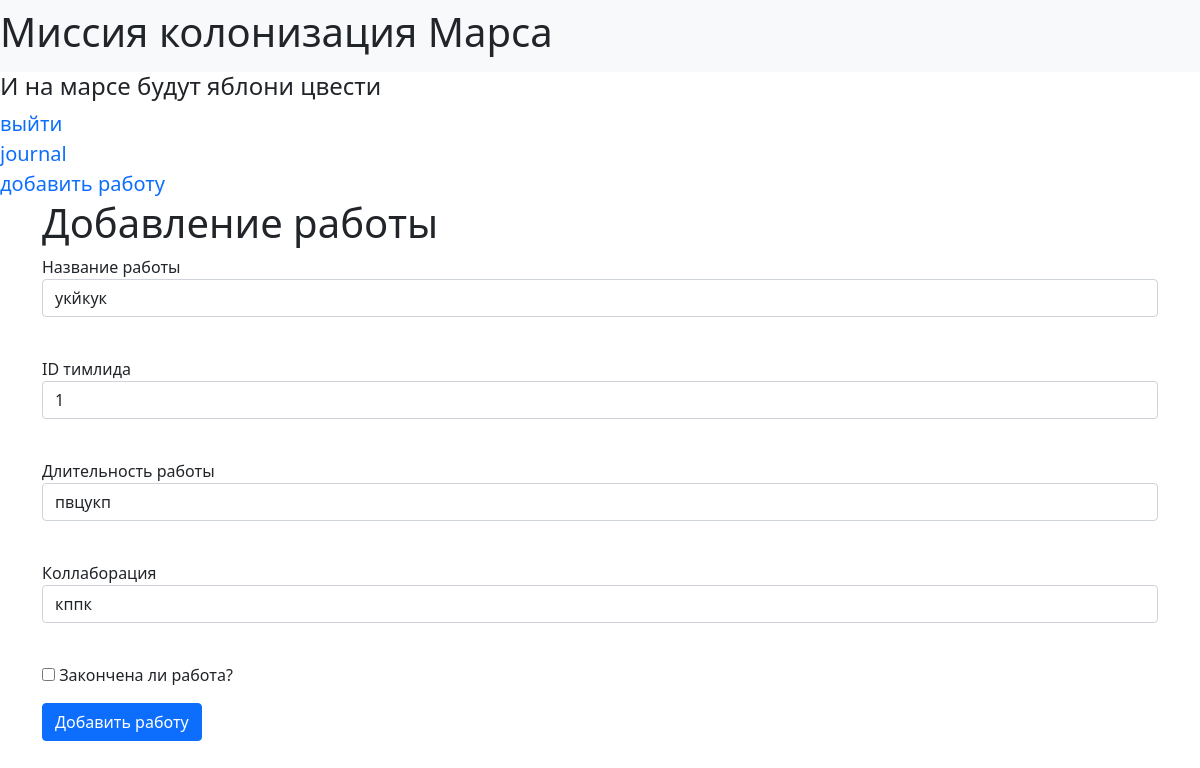
The page /jobs/1 (signed in) on the database as committed earlier.
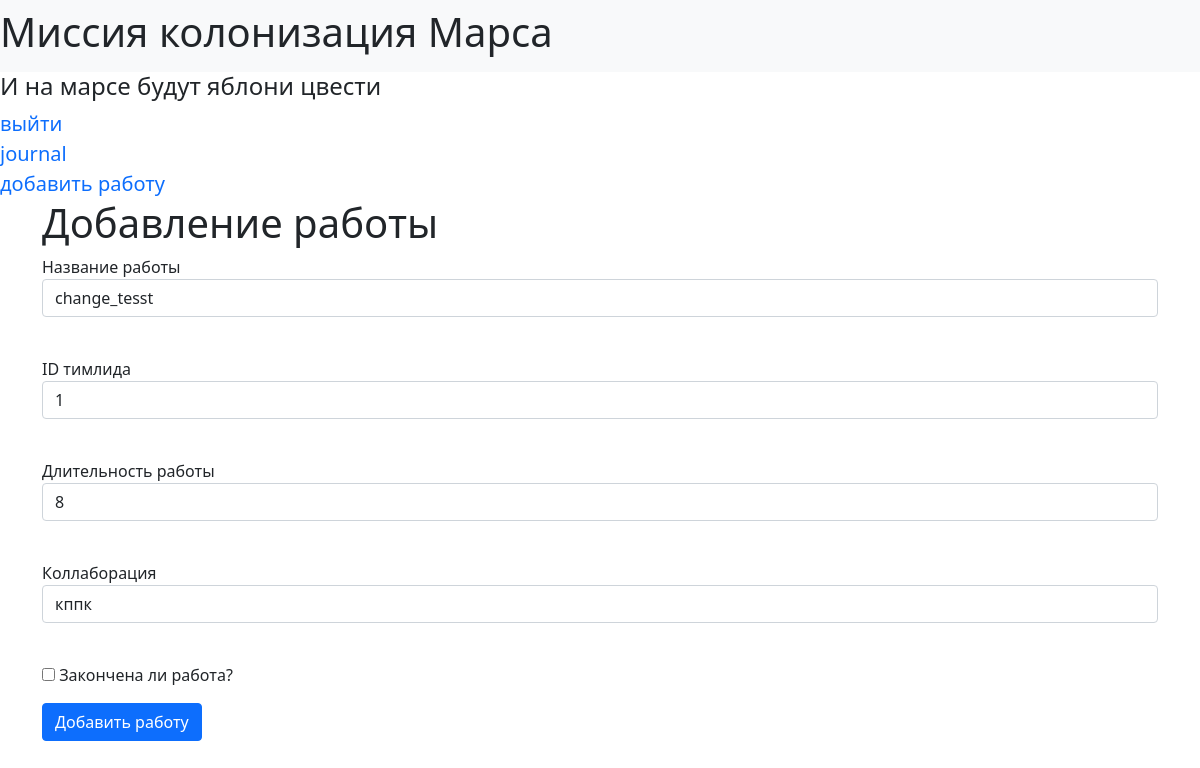
The same page on the database as committed later.
### mars_explorer/data/jobs.py (models this page shows, shortened)
class Jobs(SqlAlchemyBase, UserMixin, SerializerMixin):
    __tablename__ = "jobs"
    id = sqlalchemy.Column(sqlalchemy.Integer, primary_key=True, autoincrement=True)
    teamleader = sqlalchemy.Column(sqlalchemy.Integer, sqlalchemy.ForeignKey("users.id"))
    job = sqlalchemy.Column(sqlalchemy.String, nullable=True)
    work_size = sqlalchemy.Column(sqlalchemy.Integer, nullable=True)
    collaborators = sqlalchemy.Column(sqlalchemy.String, nullable=True)
    start_date = sqlalchemy.Column(sqlalchemy.DateTime, default=datetime.datetime.now)
    end_date = sqlalchemy.Column(sqlalchemy.DateTime, default=datetime.datetime.now)
    is_finished = sqlalchemy.Column(sqlalchemy.Boolean, default=True)
    user = orm.relationship("User")

### mars_explorer/main_sqlalchemy.py (the view, shortened to what this page needs)
@app.route('/jobs/<int:id>', methods=['GET', 'POST'])
@login_required
def job_edit(id):
    form = AddJobForm()
    if request.method == "GET":
        db_sess = db_session.create_session()
        jobs = db_sess.query(Jobs).filter(Jobs.id == id,
                                          (Jobs.teamleader == current_user.id) | (
                                                      current_user.id == 1)).first()
        if jobs:
            form.job.data = jobs.job
            form.team_leader.data = jobs.teamleader
            form.work_size.data = jobs.work_size
            form.collaborators.data = jobs.collaborators
            form.is_finished.data = jobs.is_finished
        else:
            abort(404)
    return render_template('add_job.html', title='Job Edit', form=form)

### mars_explorer/data/add_job.py
class AddJobForm(FlaskForm):
    job = StringField('Название работы', validators=[DataRequired()])
    team_leader = IntegerField('ID тимлида', validators=[DataRequired()])
    work_size = StringField('Длительность работы', validators=[DataRequired()])
    collaborators = StringField('Коллаборация', validators=[DataRequired()])
    is_finished = BooleanField('Закончена ли работа?')
    submit = SubmitField('Добавить работу')

### mars_explorer/data/db_session.py (called while the page is built)
def create_session() -> Session:
    global __factory
    return __factory()

### mars_explorer/main_sqlalchemy.py (called while the page is built)
@login_manager.user_loader
def load_user(user_id):
    db_sess = db_session.create_session()
    return db_sess.query(User).get(user_id)

### mars_explorer/templates/add_job.html (shortened to what this page needs)
{% extends "base.html" %}
{% block content %}
<h1>Добавление работы</h1>
<form action="" method="post">
    <p>
        {{ form.job.label }}<br>
        {{ form.job(class="form-control") }}<br>
    </p>
    <p>
        {{ form.team_leader.label }}<br>
        {{ form.team_leader(class="form-control") }}<br>
    </p>
    <p>
        {{ form.work_size.label }}<br>
        {{ form.work_size(class="form-control") }}<br>
    </p>
    <p>
        {{ form.collaborators.label }}<br>
        {{ form.collaborators(class="form-control") }}<br>
    </p>
    <p>{{ form.is_finished() }} {{ form.is_finished.label }}</p>
    <p>{{ form.submit(type="submit", class="btn btn-primary") }}</p>
</form>
{% endblock %}

### mars_explorer/templates/base.html (shortened to what this page needs)
<!doctype html>
<html lang="en">
<head>
    <link rel="stylesheet" href="https://cdn.jsdelivr.net/npm/bootstrap@5.0.0-beta1/dist/css/bootstrap.min.css"
>
    <link rel="stylesheet" type="text/css" href="../static/css/style.css">
</head>
<body>
<header>
  <nav class="navbar navbar-expand-lg navbar-light bg-light">
    <h1>Миссия колонизация Марса</h1>
  </nav>
  <h4>И на марсе будут яблони цвести</h4>
  {% if current_user.is_authenticated %}
    <a class="navbar-brand" href="/logout">выйти</a><br>
    <a class="navbar-brand" href="/index">journal</a><br>
    <a class="navbar-brand" href="/add_job">добавить работу</a>
{% else %}
    <p align="center">
        <a class="btn btn-primary" href="/register">Зарегистрироваться</a>
        <a class="btn btn-success" href="/login">Войти</a>
    </p>
{% endif %}
</header>
<main role="main" class="container">
    {% block content %}{% endblock %}
</main>
</body>
</html>

Rows that differ between the two databases and show on the page:
changed Jobs "кппк": job "укйкук" → "change_tesst"; work_size "пвцукп" → "8"
